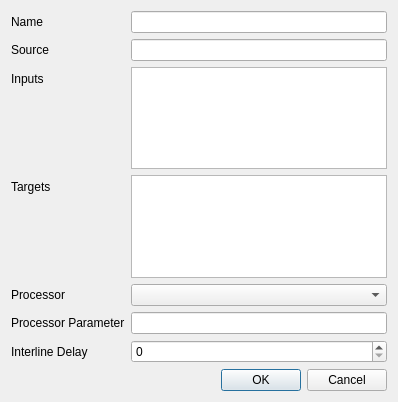
<?xml version="1.0" encoding="UTF-8"?>
<ui version="4.0">
 <class>ForwarderDlgClass</class>
 <widget class="QDialog" name="ForwarderDlgClass">
  <property name="geometry">
   <rect>
    <x>0</x>
    <y>0</y>
    <width>398</width>
    <height>402</height>
   </rect>
  </property>
  <property name="windowTitle">
   <string>Edit Forwarder</string>
  </property>
  <layout class="QVBoxLayout" name="verticalLayout">
   <item>
    <layout class="QFormLayout" name="formLayout">
     <item row="0" column="0">
      <widget class="QLabel" name="label">
       <property name="text">
        <string>Name</string>
       </property>
      </widget>
     </item>
     <item row="0" column="1">
      <widget class="QLineEdit" name="lineEditName"/>
     </item>
     <item row="1" column="0">
      <widget class="QLabel" name="label_2">
       <property name="text">
        <string>Source</string>
       </property>
      </widget>
     </item>
     <item row="1" column="1">
      <widget class="QLineEdit" name="lineEditSource"/>
     </item>
     <item row="2" column="0">
      <widget class="QLabel" name="label_3">
       <property name="text">
        <string>Inputs</string>
       </property>
      </widget>
     </item>
     <item row="2" column="1">
      <widget class="QPlainTextEdit" name="plainTextEditInputs">
       <property name="lineWrapMode">
        <enum>QPlainTextEdit::NoWrap</enum>
       </property>
      </widget>
     </item>
     <item row="3" column="0">
      <widget class="QLabel" name="label_4">
       <property name="text">
        <string>Targets</string>
       </property>
      </widget>
     </item>
     <item row="3" column="1">
      <widget class="QPlainTextEdit" name="plainTextEditTargets">
       <property name="lineWrapMode">
        <enum>QPlainTextEdit::NoWrap</enum>
       </property>
      </widget>
     </item>
     <item row="4" column="0">
      <widget class="QLabel" name="label_5">
       <property name="text">
        <string>Processor</string>
       </property>
      </widget>
     </item>
     <item row="4" column="1">
      <widget class="QComboBox" name="comboBoxProcessors"/>
     </item>
     <item row="5" column="1">
      <widget class="QLineEdit" name="lineEditProcessorParameter"/>
     </item>
     <item row="5" column="0">
      <widget class="QLabel" name="label_6">
       <property name="text">
        <string>Processor Parameter</string>
       </property>
      </widget>
     </item>
     <item row="6" column="0">
      <widget class="QLabel" name="label_7">
       <property name="text">
        <string>Interline Delay</string>
       </property>
      </widget>
     </item>
     <item row="6" column="1">
      <widget class="QSpinBox" name="spinBoxDelay">
       <property name="maximum">
        <number>1000</number>
       </property>
      </widget>
     </item>
    </layout>
   </item>
   <item>
    <widget class="QDialogButtonBox" name="buttonBox">
     <property name="orientation">
      <enum>Qt::Horizontal</enum>
     </property>
     <property name="standardButtons">
      <set>QDialogButtonBox::Cancel|QDialogButtonBox::Ok</set>
     </property>
    </widget>
   </item>
  </layout>
 </widget>
 <resources/>
 <connections>
  <connection>
   <sender>buttonBox</sender>
   <signal>accepted()</signal>
   <receiver>ForwarderDlgClass</receiver>
   <slot>accept()</slot>
   <hints>
    <hint type="sourcelabel">
     <x>248</x>
     <y>254</y>
    </hint>
    <hint type="destinationlabel">
     <x>157</x>
     <y>274</y>
    </hint>
   </hints>
  </connection>
  <connection>
   <sender>buttonBox</sender>
   <signal>rejected()</signal>
   <receiver>ForwarderDlgClass</receiver>
   <slot>reject()</slot>
   <hints>
    <hint type="sourcelabel">
     <x>316</x>
     <y>260</y>
    </hint>
    <hint type="destinationlabel">
     <x>286</x>
     <y>274</y>
    </hint>
   </hints>
  </connection>
 </connections>
</ui>
